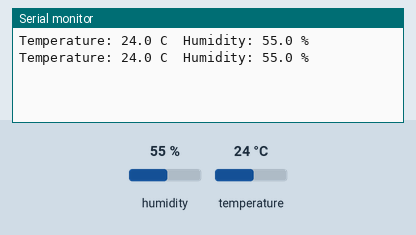
Recording of a sketch running on a simulated Arduino Uno, built with avr-gcc and run on an emulated ATmega328P. Shown: the last lines printed to the serial monitor. The test bench sets the inputs (shaded band); at power-on: humidity 55 %, temperature 24 °C.

Above: at 4.8 s.
4.9 s: humidity set to 22 %
At 7.5 s:
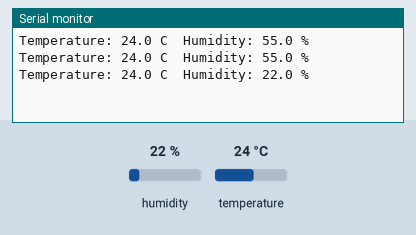
7.9 s: temperature set to 12 °C
At 9.2 s:
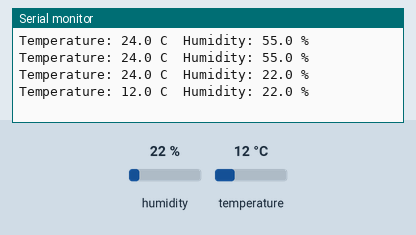
10.9 s: humidity set to 40 %
At 12.7 s:
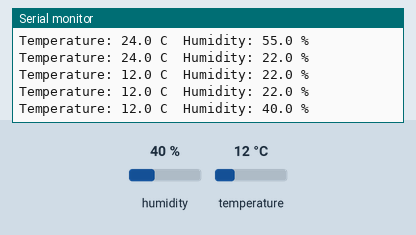
Timing chart, 0 to 14.2 s (numbered marks = the images above; inputs shaded):
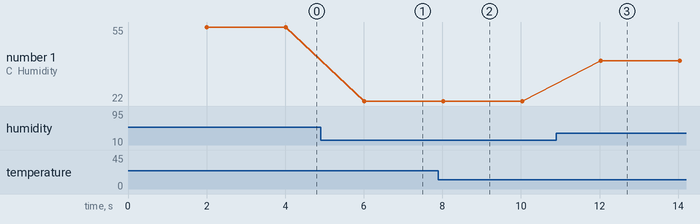

The sketch:

t5_dht_form_s.ino
```cpp
// Made from a Python program in the ZERO1 Simulator; edits here are not turned back into Python.

#include <DHT.h>

const int DHT_PIN = 5;         // DHT22 temperature / humidity sensor

DHT sensor(DHT_PIN, DHT22);

// Runs once: the lines before "while True:"
void setup() {
  Serial.begin(9600);
  sensor.begin();
}

// Runs forever: the body of "while True:" (line 8)
void loop() {
  delay(2000);                 // the DHT22 needs 2 s between two readings
  if (!sensor.read()) {        // try: sensor.measure()  except OSError:
    Serial.println("DHT22 error (is it plugged in?)");
    return;                    // continue: start the next round of the loop
  }
  float t = sensor.readTemperature();
  float h = sensor.readHumidity();
  Serial.print("Temperature: ");
  Serial.print(t, 1);
  Serial.print(" C  Humidity: ");
  Serial.print(h, 1);
  Serial.println(" %");
}
```

Measured:
- after the input at 4.9 s, the serial monitor: prints a new line after 1.1 s (image 1)
- after the input at 7.9 s, the serial monitor: prints a new line after 0.12 s (image 2)
- after the input at 10.9 s, the serial monitor: prints a new line after 1.1 s (image 3)
- plotted number 1: 55 → 22 after the input at 4.9 s, 22 → 40 after the input at 10.9 s
